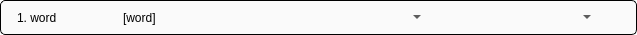
<?xml version="1.0" encoding="UTF-8"?>
<ui version="4.0">
 <class>Form</class>
 <widget class="QWidget" name="Form">
  <property name="geometry">
   <rect>
    <x>0</x>
    <y>0</y>
    <width>637</width>
    <height>35</height>
   </rect>
  </property>
  <property name="sizePolicy">
   <sizepolicy hsizetype="Expanding" vsizetype="Maximum">
    <horstretch>0</horstretch>
    <verstretch>0</verstretch>
   </sizepolicy>
  </property>
  <property name="windowTitle">
   <string>Form</string>
  </property>
  <property name="styleSheet">
   <string notr="true">background-color: rgba(0, 0, 0, 0);</string>
  </property>
  <layout class="QHBoxLayout" name="horizontalLayout">
   <property name="spacing">
    <number>0</number>
   </property>
   <property name="leftMargin">
    <number>0</number>
   </property>
   <property name="topMargin">
    <number>0</number>
   </property>
   <property name="rightMargin">
    <number>0</number>
   </property>
   <property name="bottomMargin">
    <number>0</number>
   </property>
   <item>
    <widget class="QWidget" name="horizontalWidget" native="true">
     <property name="sizePolicy">
      <sizepolicy hsizetype="Expanding" vsizetype="Expanding">
       <horstretch>0</horstretch>
       <verstretch>0</verstretch>
      </sizepolicy>
     </property>
     <property name="styleSheet">
      <string notr="true">background-color: rgba(250, 250, 250, 255);
border-radius: 5px;
border: 1px solid #000;
padding-left:5px;
padding-right:5px;</string>
     </property>
     <layout class="QHBoxLayout" name="horizontalLayout_8">
      <property name="spacing">
       <number>0</number>
      </property>
      <property name="leftMargin">
       <number>0</number>
      </property>
      <property name="topMargin">
       <number>0</number>
      </property>
      <property name="rightMargin">
       <number>0</number>
      </property>
      <property name="bottomMargin">
       <number>0</number>
      </property>
      <item>
       <widget class="QWidget" name="horizontalWidget_3" native="true">
        <property name="sizePolicy">
         <sizepolicy hsizetype="Expanding" vsizetype="Preferred">
          <horstretch>1</horstretch>
          <verstretch>0</verstretch>
         </sizepolicy>
        </property>
        <property name="maximumSize">
         <size>
          <width>16777215</width>
          <height>16777215</height>
         </size>
        </property>
        <property name="styleSheet">
         <string notr="true">QWidget{
border-radius: 0px;
background-color: rgba(255, 255, 255, 0);
border: 0px;
}</string>
        </property>
        <layout class="QHBoxLayout" name="horizontalLayout_5">
         <property name="spacing">
          <number>0</number>
         </property>
         <property name="leftMargin">
          <number>0</number>
         </property>
         <property name="topMargin">
          <number>0</number>
         </property>
         <property name="rightMargin">
          <number>0</number>
         </property>
         <property name="bottomMargin">
          <number>0</number>
         </property>
         <item>
          <widget class="QWidget" name="horizontalWidget_3" native="true">
           <property name="sizePolicy">
            <sizepolicy hsizetype="Preferred" vsizetype="Preferred">
             <horstretch>0</horstretch>
             <verstretch>0</verstretch>
            </sizepolicy>
           </property>
           <layout class="QHBoxLayout" name="horizontalLayout_6">
            <property name="spacing">
             <number>0</number>
            </property>
            <item>
             <widget class="QLabel" name="label_word">
              <property name="sizePolicy">
               <sizepolicy hsizetype="Preferred" vsizetype="Preferred">
                <horstretch>1</horstretch>
                <verstretch>0</verstretch>
               </sizepolicy>
              </property>
              <property name="minimumSize">
               <size>
                <width>0</width>
                <height>0</height>
               </size>
              </property>
              <property name="sizeIncrement">
               <size>
                <width>0</width>
                <height>0</height>
               </size>
              </property>
              <property name="baseSize">
               <size>
                <width>0</width>
                <height>0</height>
               </size>
              </property>
              <property name="styleSheet">
               <string notr="true">color:#000;</string>
              </property>
              <property name="text">
               <string>1. word</string>
              </property>
             </widget>
            </item>
           </layout>
          </widget>
         </item>
         <item>
          <widget class="QWidget" name="horizontalWidget_4" native="true">
           <property name="sizePolicy">
            <sizepolicy hsizetype="Preferred" vsizetype="Preferred">
             <horstretch>0</horstretch>
             <verstretch>0</verstretch>
            </sizepolicy>
           </property>
           <layout class="QHBoxLayout" name="horizontalLayout_7">
            <property name="spacing">
             <number>0</number>
            </property>
            <item>
             <widget class="QLabel" name="label_transcription">
              <property name="sizePolicy">
               <sizepolicy hsizetype="Preferred" vsizetype="Preferred">
                <horstretch>1</horstretch>
                <verstretch>0</verstretch>
               </sizepolicy>
              </property>
              <property name="minimumSize">
               <size>
                <width>0</width>
                <height>0</height>
               </size>
              </property>
              <property name="styleSheet">
               <string notr="true"/>
              </property>
              <property name="text">
               <string>[word]</string>
              </property>
             </widget>
            </item>
           </layout>
          </widget>
         </item>
        </layout>
       </widget>
      </item>
      <item>
       <widget class="QWidget" name="horizontalWidget" native="true">
        <property name="sizePolicy">
         <sizepolicy hsizetype="Expanding" vsizetype="Preferred">
          <horstretch>2</horstretch>
          <verstretch>0</verstretch>
         </sizepolicy>
        </property>
        <property name="maximumSize">
         <size>
          <width>16777215</width>
          <height>16777215</height>
         </size>
        </property>
        <property name="styleSheet">
         <string notr="true">QWidget{
border-radius: 0px;
background-color: rgba(255, 255, 255, 0);
border: 0px;
}</string>
        </property>
        <layout class="QHBoxLayout" name="horizontalLayout_4">
         <property name="spacing">
          <number>0</number>
         </property>
         <property name="leftMargin">
          <number>0</number>
         </property>
         <property name="topMargin">
          <number>0</number>
         </property>
         <property name="rightMargin">
          <number>0</number>
         </property>
         <property name="bottomMargin">
          <number>0</number>
         </property>
         <item>
          <widget class="QWidget" name="horizontalWidget_2" native="true">
           <property name="sizePolicy">
            <sizepolicy hsizetype="Expanding" vsizetype="Preferred">
             <horstretch>0</horstretch>
             <verstretch>0</verstretch>
            </sizepolicy>
           </property>
           <layout class="QHBoxLayout" name="horizontalLayout_3">
            <property name="spacing">
             <number>0</number>
            </property>
            <property name="leftMargin">
             <number>0</number>
            </property>
            <property name="topMargin">
             <number>0</number>
            </property>
            <property name="rightMargin">
             <number>0</number>
            </property>
            <property name="bottomMargin">
             <number>0</number>
            </property>
            <item>
             <widget class="QComboBox" name="combo_box_path_of_speeches">
              <property name="sizePolicy">
               <sizepolicy hsizetype="Preferred" vsizetype="Maximum">
                <horstretch>0</horstretch>
                <verstretch>0</verstretch>
               </sizepolicy>
              </property>
              <property name="styleSheet">
               <string notr="true">color:#000;</string>
              </property>
             </widget>
            </item>
           </layout>
          </widget>
         </item>
         <item>
          <widget class="QWidget" name="horizontalWidget" native="true">
           <property name="sizePolicy">
            <sizepolicy hsizetype="Expanding" vsizetype="Preferred">
             <horstretch>0</horstretch>
             <verstretch>0</verstretch>
            </sizepolicy>
           </property>
           <layout class="QHBoxLayout" name="horizontalLayout_2">
            <property name="spacing">
             <number>0</number>
            </property>
            <property name="leftMargin">
             <number>0</number>
            </property>
            <property name="topMargin">
             <number>0</number>
            </property>
            <property name="rightMargin">
             <number>0</number>
            </property>
            <property name="bottomMargin">
             <number>0</number>
            </property>
            <item>
             <widget class="QComboBox" name="combo_box_translations">
              <property name="sizePolicy">
               <sizepolicy hsizetype="Preferred" vsizetype="Maximum">
                <horstretch>2</horstretch>
                <verstretch>0</verstretch>
               </sizepolicy>
              </property>
              <property name="styleSheet">
               <string notr="true">color:#000;</string>
              </property>
             </widget>
            </item>
            <item>
             <widget class="QPushButton" name="but_delete">
              <property name="sizePolicy">
               <sizepolicy hsizetype="Maximum" vsizetype="Maximum">
                <horstretch>0</horstretch>
                <verstretch>0</verstretch>
               </sizepolicy>
              </property>
              <property name="styleSheet">
               <string notr="true"/>
              </property>
              <property name="text">
               <string/>
              </property>
              <property name="icon">
               <iconset>
                <normaloff>../icons/trash.png</normaloff>../icons/trash.png</iconset>
              </property>
              <property name="iconSize">
               <size>
                <width>20</width>
                <height>20</height>
               </size>
              </property>
             </widget>
            </item>
           </layout>
          </widget>
         </item>
        </layout>
       </widget>
      </item>
     </layout>
    </widget>
   </item>
  </layout>
 </widget>
 <resources/>
 <connections/>
</ui>
